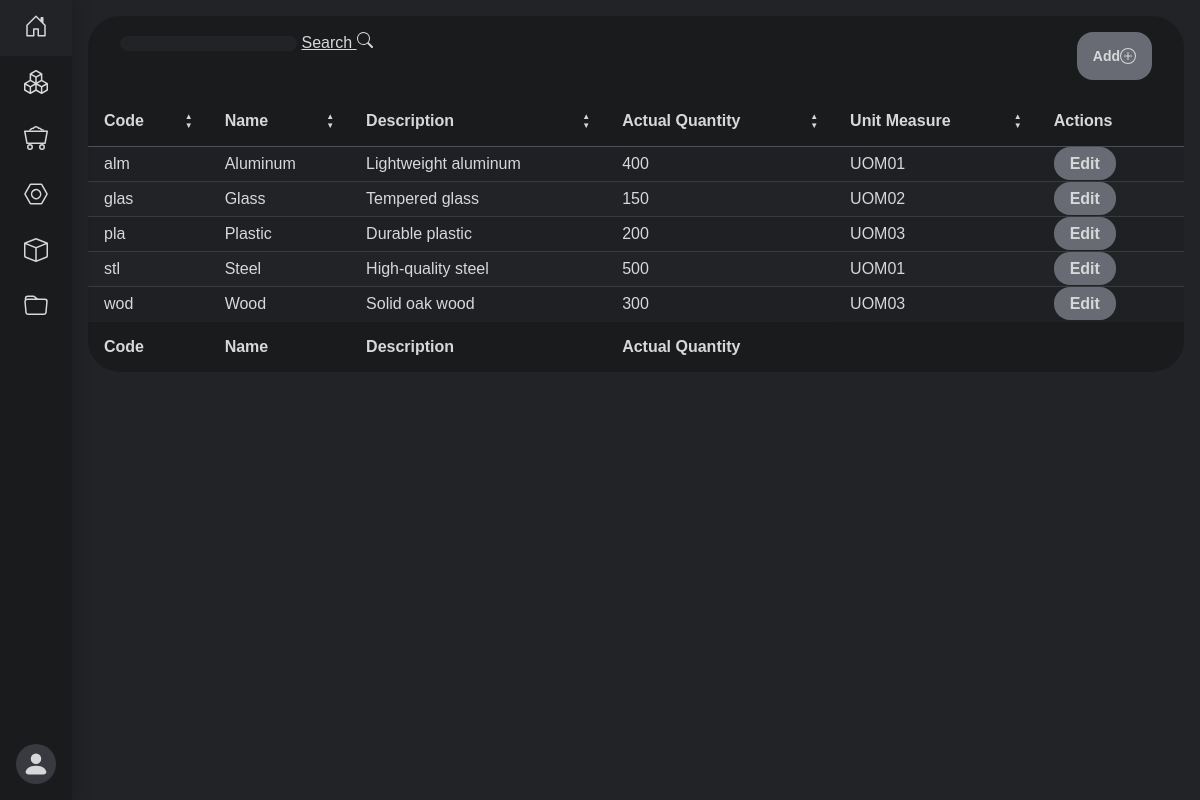
Page /materials/index.php (signed in) on the committed database.
### tables this page shows
CREATE TABLE material (
    code VARCHAR(5) PRIMARY KEY,
    name VARCHAR(50) NOT NULL,
    description VARCHAR(255),
    available_quantity INT,
    active BIT DEFAULT TRUE,
    unit_of_measure VARCHAR(5),
    CONSTRAINT fk_unit_of_measure FOREIGN KEY (unit_of_measure) REFERENCES unit_of_measure(code)
);

### materials/index.php (called while the page is built, shortened)
<?php
crudRedirect(getAction(), "listMaterial.php",
    "addMaterial.php", "editMaterial.php"
);
?>

### materials/materialFun.php (called while the page is built, shortened)
<?php
    function getMaterial() {
        $db = connectdb();
        $query = "SELECT * FROM material WHERE active = 1;";
        $result = mysqli_query($db, $query);
        $materials = [];
        while ($row = mysqli_fetch_assoc($result)) {
            $materials[] = $row;
        }
        return $materials;
    }
?>

### login/logFun.php (called while the page is built, shortened)
<?php
function validateUser(string ...$validUsers){
    return in_array($_SESSION['user_type'], $validUsers);
}
?>

### materials/listMaterial.php (the view, shortened to what this page needs)
<?php
    require "materialFun.php";
    $materials = getMaterial();
?>
    <main class="tables">
        <div class="background">
            <table class="table">
                <thead>
                    <tr>
                        <th>
                            <span>Code</span>
                            <span class="column-order"></span>
                        </th>
                        <th>
                            <span>Name</span>
                            <span class="column-order"></span>
                        </th>
                        <th>
                            <span>Description</span>
                            <span class="column-order"></span>
                        </th>
                        <th>
                            <span>Actual Quantity</span>
                            <span class="column-order"></span>
                        </th>
                        <th>
                            <span>Unit Measure</span>
                            <span class="column-order"></span>
                        </th>
                        <th>
                            <span>Actions</span>
                        </th>
                    </tr>
                </thead>
                <tbody>
                    <?php foreach ($materials as $material): ?>
                    <tr>
                        <td><?php echo $material['code']; ?></td>
                        <td><?php echo $material['name']; ?></td>
                        <td><?php echo $material['description']; ?></td>
                        <td><?php echo $material['available_quantity']; ?></td>
                        <td><?php echo $material['unit_of_measure']; ?></td>
                        <?php if(validateUser("ADMIN", "SUPER")):?>
                        <td>
                            <a href="?a=edit&code=<?php echo $material['code']; ?>" class="btn">Edit</a>
                        </td>
                        <?php endif;?>
                    </tr>
                    <?php endforeach; ?>
                </tbody>
                <tfoot>
                    <tr>
                        <th>
                            <span>Code</span>
                        </th>
                        <th>
                            <span>Name</span>
                        </th>
                        <th>
                            <span>Description</span>
                        </th>
                        <th>
                            <span>Actual Quantity</span>
                        </th>
                    </tr>
                </tfoot>
            </table>

### src/css/global.css (style rules this page uses)
:root { --background-light: #4E4F58; --background-medium: #393A40; --background-gray: #2B2C31; --background-dark: #222326; --background-black: #1a1b1d; --background-light-gray: #3C3D42; --background-darker-gray: #2A2B2F; --background-deep-gray: #1F2023; --background-charcoal: #141516; --background-almost-black: #0f0f10; --white-light: #F2F2F2; --white-medium: #D7D8D9; --white-gray: #B8BBBF; --white-dark: #686B73; --blue-light: #5C73F2; --blue-dark: #495ABF; --bs-gutter-x: 1.5rem; --bs-gutter-y: 0; scroll-behavior: smooth }
* { color: var(--white-medium); margin: 0; padding: 0; font-family: sans-serif; text-decoration: none; list-style: none; box-sizing: border-box }
html, body { height: 100% }
body { background-color: var(--background-dark); display: flex; flex-direction: column }
.btn { background-color: var(--white-dark); color: var(--white-medium); width: 100%; padding: 0.5rem 1rem 0.5rem 1rem; border-radius: 1rem; font-weight: bold; border: none; cursor: pointer; transition: background-color 0.2s ease-in-out; }

### src/css/table.css (style rules this page uses)
.tables { padding: 1rem; margin-left: 72px; display: flex; flex-direction: column; justify-content: center; }
.tables .background { background-color: var(--background-black); border-radius: 2rem; }
.table { border-collapse: collapse; width: 100%; }
thead tr th { padding: 1rem; padding-right: 2rem; border-bottom: 1px solid var(--background-light); text-align: left; position: relative; }
tbody tr td { border-top: 1px solid var(--background-medium); padding-inline: 1rem; }
tbody tr:nth-child(even) { background-color: var(--background-dark); }
tbody tr:nth-child(odd) { background-color: var(--background-deep-gray); }
tfoot tr th { padding: 1rem; padding-right: 2rem; border-top: 1px solid var(--background-dark); text-align: left; }
.column-order { font-size: 0.5rem; position: absolute; right: 1rem; }
.column-order::before { content: "▲"; display: block; }
.column-order::after { content: "▼"; display: block; }
td { padding: 0.5rem; }

### rows in the picture
material: code "alm", name "Aluminum", description "Lightweight aluminum", available_quantity "400", unit_of_measure "UOM01"
material: code "glas", name "Glass", description "Tempered glass", available_quantity "150", unit_of_measure "UOM02"
material: code "pla", name "Plastic", description "Durable plastic", available_quantity "200", unit_of_measure "UOM03"
material: code "stl", name "Steel", description "High-quality steel", available_quantity "500", unit_of_measure "UOM01"
material: code "wod", name "Wood", description "Solid oak wood", available_quantity "300", unit_of_measure "UOM03"
